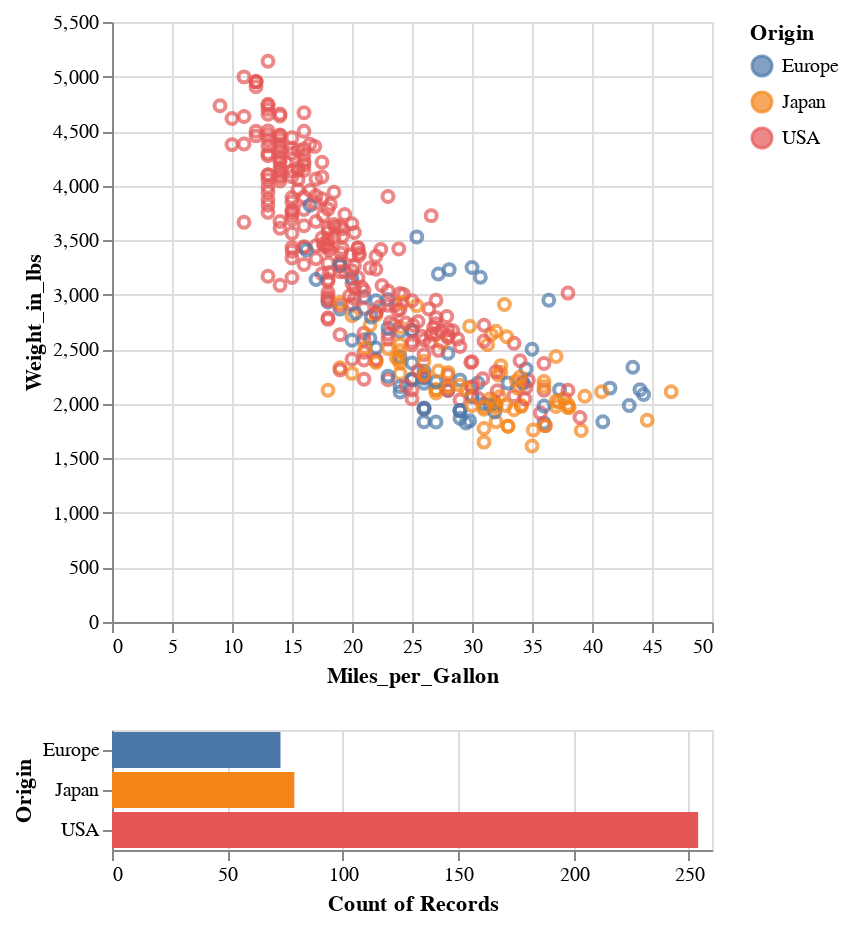

The code cell stored with this chart in its notebook:
### Markdown cell above
As mentioned in the title, **Vega-Altair** is a Python library that lets us create data visualizations in a declarative manner.

**Vega-Altair** is built on **Vega-Lite**, which describes it self as _a high-level grammar of interactive graphics_. **Vega-Altair** is a powerful library that lets us create complex interactive visualizations like the one below. 

_Try brushing in the scatterplot._

We will learn to use **Vega-Altair** to create plots over two classes. In addition to creating the plots, we will look at adding interactivity to our visualizations and the importance of doing so.

### Code cell
import altair as alt
from vega_datasets import data
 
df = data.cars()

brush_selection = alt.selection_interval()

base_plot = alt.Chart(df)

scatterplot = base_plot.mark_point().encode(
    x="Miles_per_Gallon:Q",
    y="Weight_in_lbs:Q",
    color=alt.condition(brush_selection, "Origin:N", alt.value("gray")),
    opacity=alt.condition(brush_selection, alt.value(0.7), alt.value(0.3))
    
).add_params(
    brush_selection
)

histogram = base_plot.mark_bar().encode(
    y="Origin:N",
    color="Origin:N",
    x="count():Q",
).transform_filter(
    brush_selection
)

scatterplot & histogram

### Figure 1 — Vega-Lite specification as saved in the notebook (floating-point values rounded to 4 significant figures; data arrays with more than 128 entries replaced by an {"elided": "..."} marker saying what was removed)
{"config": {"view": {"continuousWidth": 300, "continuousHeight": 300}}, "vconcat": [{"mark": {"type": "point"}, "encoding": {"color": {"condition": {"param": "param_3", "field": "Origin", "type": "nominal"}, "value": "gray"}, "opacity": {"condition": {"param": "param_3", "value": 0.7}, "value": 0.3}, "x": {"field": "Miles_per_Gallon", "type": "quantitative"}, "y": {"field": "Weight_in_lbs", "type": "quantitative"}}, "name": "view_3"}, {"mark": {"type": "bar"}, "encoding": {"color": {"field": "Origin", "type": "nominal"}, "x": {"aggregate": "count", "type": "quantitative"}, "y": {"field": "Origin", "type": "nominal"}}, "transform": [{"filter": {"param": "param_3"}}]}], "data": {"name": "data-583e73726c1545c56c203344161a975c"}, "params": [{"name": "param_3", "select": {"type": "interval"}, "views": ["view_3"]}], "$schema": "https://vega.github.io/schema/vega-lite/v5.20.1.json", "datasets": {"data-583e73726c1545c56c203344161a975c": {"elided": "406 records"}}}
